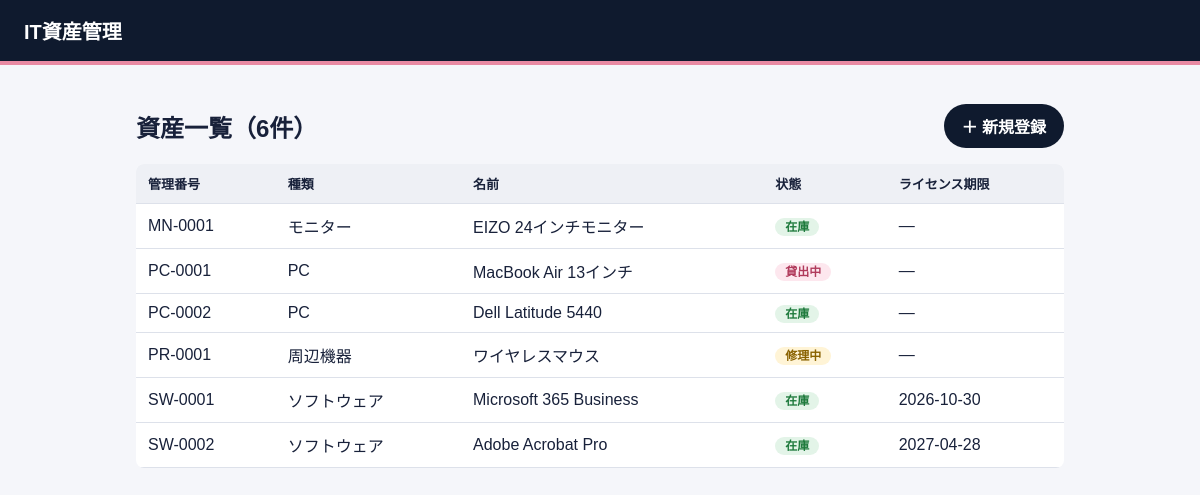
The page / on the database its author committed.
### tables this page shows
CREATE TABLE assets (
  id             INT AUTO_INCREMENT PRIMARY KEY,
  asset_code     VARCHAR(20)  NOT NULL UNIQUE,
  category       ENUM('pc', 'monitor', 'peripheral', 'software') NOT NULL,
  name           VARCHAR(100) NOT NULL,
  status         ENUM('available', 'loaned', 'repair', 'disposed') NOT NULL DEFAULT 'available',
  purchase_date  DATE,
  license_expiry DATE NULL,
  note           TEXT,
  created_at     DATETIME DEFAULT CURRENT_TIMESTAMP,
  updated_at     DATETIME DEFAULT CURRENT_TIMESTAMP ON UPDATE CURRENT_TIMESTAMP
);

### lib/db.php (called while the page is built)
<?php
function db(): PDO
{
    static $pdo = null;
    if ($pdo === null) {
        $c = require __DIR__ . '/../config.php';
        $dsn = "mysql:host={$c['host']};dbname={$c['dbname']};charset=utf8mb4";
        $pdo = new PDO($dsn, $c['user'], $c['pass'], [
            PDO::ATTR_ERRMODE            => PDO::ERRMODE_EXCEPTION,
            PDO::ATTR_DEFAULT_FETCH_MODE => PDO::FETCH_ASSOC,
            PDO::ATTR_EMULATE_PREPARES   => false,
        ]);
    }
    return $pdo;
}

### lib/helpers.php (called while the page is built, shortened)
<?php
function h(?string $s): string
{
    return htmlspecialchars($s ?? '', ENT_QUOTES, 'UTF-8');
}

### public/index.php (the view, shortened to what this page needs)
<?php
require __DIR__ . '/../lib/db.php';
require __DIR__ . '/../lib/helpers.php';
$assets = db()->query('SELECT * FROM assets ORDER BY asset_code')->fetchAll();
?>
<!DOCTYPE html>
<html lang="ja">
<head>
  <link rel="stylesheet" href="style.css">
</head>
<body>
  <header><h1><a href="index.php">IT資産管理</a></h1></header>
  <main>
    <div class="toolbar">
      <h2>資産一覧（<?= count($assets) ?>件）</h2>
      <a class="btn" href="create.php">＋ 新規登録</a>
    </div>
    <table>
      <thead>
        <tr><th>管理番号</th><th>種類</th><th>名前</th><th>状態</th><th>ライセンス期限</th></tr>
      </thead>
      <tbody>
        <?php foreach ($assets as $a): ?>
        <tr>
          <td><?= h($a['asset_code']) ?></td>
          <td><?= h(CATEGORY_LABELS[$a['category']]) ?></td>
          <td><?= h($a['name']) ?></td>
          <td><span class="badge badge--<?= h($a['status']) ?>"><?= h(STATUS_LABELS[$a['status']]) ?></span></td>
          <td><?= h($a['license_expiry'] ?? '—') ?></td>
        </tr>
        <?php endforeach; ?>
      </tbody>
    </table>
  </main>
</body>
</html>

### public/style.css (style rules this page uses)
:root { --kon:#0F1A2E; --sakura:#E98AA3; --bg:#F5F6FA; --line:#DDE1EA; }
* { box-sizing: border-box; }
body { margin:0; font-family:"Hiragino Sans","Yu Gothic",sans-serif; background:var(--bg); color:#18213A; }
header { background:var(--kon); color:#fff; padding:16px 24px; border-bottom:4px solid var(--sakura); }
header h1 { margin:0; font-size:20px; }
main { max-width:960px; margin:24px auto; padding:0 16px; }
table { width:100%; border-collapse:collapse; background:#fff; border-radius:8px; overflow:hidden; }
th, td { padding:10px 12px; border-bottom:1px solid var(--line); text-align:left; }
th { background:#EEF0F5; font-size:13px; }
.badge { padding:2px 10px; border-radius:999px; font-size:12px; font-weight:700; }
.badge--available { background:#E3F4E8; color:#1E7A3C; }
.badge--loaned { background:#FDE7EE; color:#B03A5B; }
.badge--repair { background:#FFF4D6; color:#8A6200; }
header h1 a { color:#fff; text-decoration:none; }
.toolbar { display:flex; justify-content:space-between; align-items:center; gap:12px; }
.btn { display:inline-block; padding:10px 18px; border-radius:999px; border:none; background:var(--kon); color:#fff; font:inherit; font-weight:700; text-decoration:none; cursor:pointer; }

### rows shown on the page
assets: asset_code "MN-0001", category "モニター", name "EIZO 24インチモニター", status "在庫", license_expiry "—"
assets: asset_code "PC-0001", category "PC", name "MacBook Air 13インチ", status "貸出中", license_expiry "—"
assets: asset_code "PC-0002", category "PC", name "Dell Latitude 5440", status "在庫", license_expiry "—"
assets: asset_code "PR-0001", category "周辺機器", name "ワイヤレスマウス", status "修理中", license_expiry "—"
assets: asset_code "SW-0001", category "ソフトウェア", name "Microsoft 365 Business", status "在庫", license_expiry "2026-10-30"
assets: asset_code "SW-0002", category "ソフトウェア", name "Adobe Acrobat Pro", status "在庫", license_expiry "2027-04-28"

### other values the page prints
count($assets) "6"
